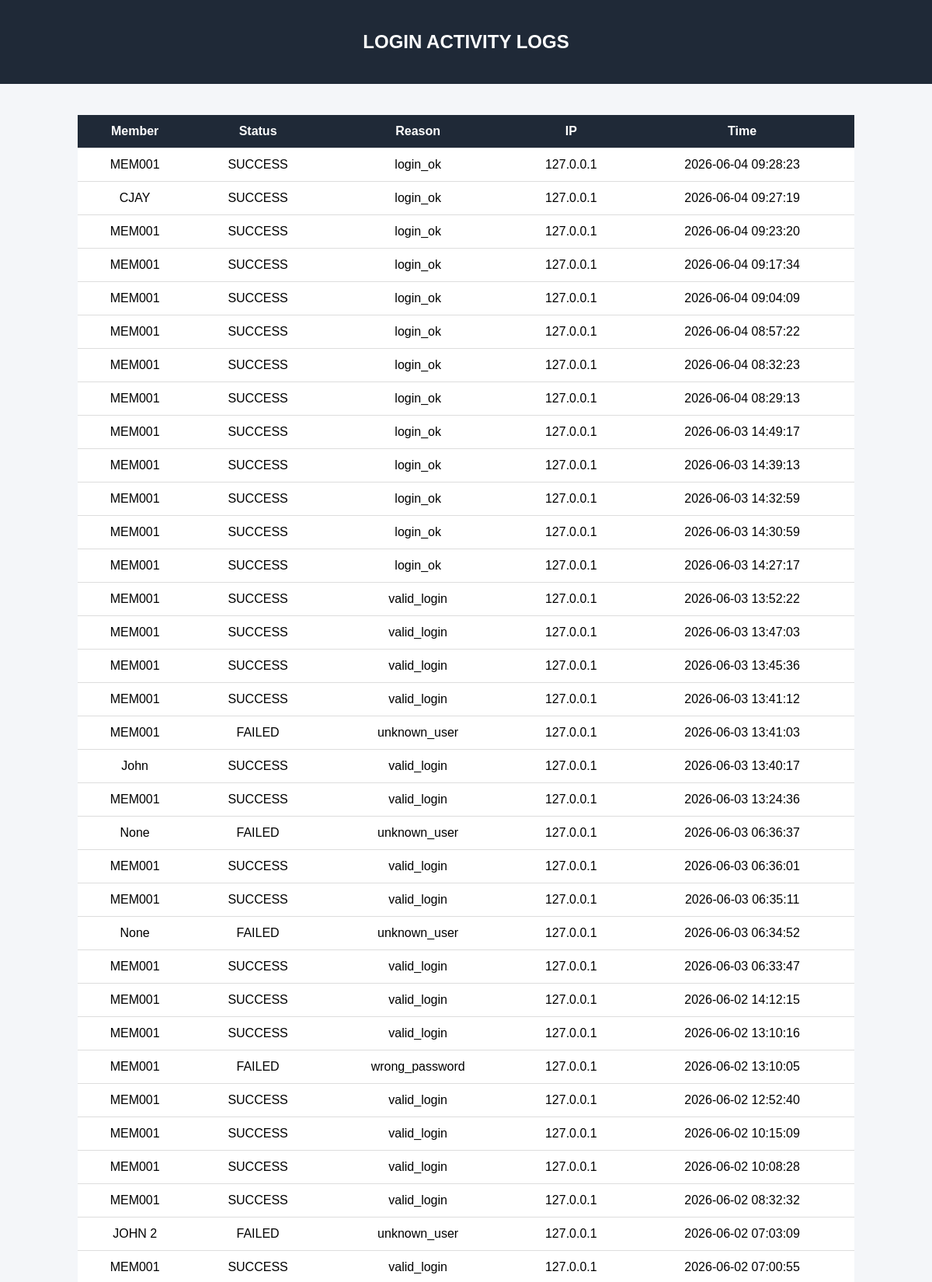
Screenshot of /logs (signed in, upper part) with the database file from the repository.
### tables this page shows
CREATE TABLE login_logs (
    id INTEGER PRIMARY KEY AUTOINCREMENT,
    member_id TEXT,
    status TEXT,
    reason TEXT,
    ip_address TEXT,
    timestamp DATETIME DEFAULT CURRENT_TIMESTAMP
);

### app.py (the view)
@app.route("/logs")
def logs_page():
    if "member_id" not in session:
        return redirect(url_for("login"))
    conn = get_db_connection()
    logs = conn.execute(
        """
        SELECT *
        FROM login_logs
        ORDER BY timestamp DESC
        LIMIT 50
        """
    ).fetchall()
    conn.close()
    return render_template(
        "logs.html",
        logs=logs
    )

### database.py (called while the page is built)
def get_db_connection():
    conn = sqlite3.connect(DB_NAME)
    conn.row_factory = sqlite3.Row
    return conn

### templates/logs.html (shortened to what this page needs)
<!DOCTYPE html>
<html>
<head>
</head>
<body>
<div class="header">
    <h2>LOGIN ACTIVITY LOGS</h2>
</div>
<div class="container">
    <table>
        <tr>
            <th>Member</th>
            <th>Status</th>
            <th>Reason</th>
            <th>IP</th>
            <th>Time</th>
        </tr>
        {% for l in logs %}
        <tr>
            <td>{{ l.member_id }}</td>
            <td>{{ l.status }}</td>
            <td>{{ l.reason }}</td>
            <td>{{ l.ip_address }}</td>
            <td>{{ l.timestamp }}</td>
        </tr>
        {% endfor %}
    </table>
</div>
</body>
</html>

### templates/logs.html (style rules this page uses)
body { font-family: Arial; background: #f4f6f9; margin: 0; }
.header { background: #1f2937; color: white; padding: 20px; text-align: center; }
.container { max-width: 1000px; margin: auto; padding: 20px; }
table { width: 100%; background: white; border-collapse: collapse; margin-top: 20px; }
th, td { padding: 12px; border-bottom: 1px solid #ddd; text-align: center; }
th { background: #1f2937; color: white; }

### rows the page displays
login_logs: member_id "MEM001", status "SUCCESS", reason "login_ok", ip_address "127.0.0.1", timestamp "2026-06-04 09:28:23"
login_logs: member_id "CJAY", status "SUCCESS", reason "login_ok", ip_address "127.0.0.1", timestamp "2026-06-04 09:27:19"
login_logs: member_id "MEM001", status "SUCCESS", reason "login_ok", ip_address "127.0.0.1", timestamp "2026-06-04 09:23:20"
login_logs: member_id "MEM001", status "SUCCESS", reason "login_ok", ip_address "127.0.0.1", timestamp "2026-06-04 09:17:34"
login_logs: member_id "MEM001", status "SUCCESS", reason "login_ok", ip_address "127.0.0.1", timestamp "2026-06-04 09:04:09"
login_logs: member_id "MEM001", status "SUCCESS", reason "login_ok", ip_address "127.0.0.1", timestamp "2026-06-04 08:57:22"
login_logs: member_id "MEM001", status "SUCCESS", reason "login_ok", ip_address "127.0.0.1", timestamp "2026-06-04 08:32:23"
login_logs: member_id "MEM001", status "SUCCESS", reason "login_ok", ip_address "127.0.0.1", timestamp "2026-06-04 08:29:13"
login_logs: member_id "MEM001", status "SUCCESS", reason "login_ok", ip_address "127.0.0.1", timestamp "2026-06-03 14:49:17"
login_logs: member_id "MEM001", status "SUCCESS", reason "login_ok", ip_address "127.0.0.1", timestamp "2026-06-03 14:39:13"
login_logs: member_id "MEM001", status "SUCCESS", reason "login_ok", ip_address "127.0.0.1", timestamp "2026-06-03 14:32:59"
login_logs: member_id "MEM001", status "SUCCESS", reason "login_ok", ip_address "127.0.0.1", timestamp "2026-06-03 14:30:59"
login_logs: member_id "MEM001", status "SUCCESS", reason "login_ok", ip_address "127.0.0.1", timestamp "2026-06-03 14:27:17"
login_logs: member_id "MEM001", status "SUCCESS", reason "valid_login", ip_address "127.0.0.1", timestamp "2026-06-03 13:52:22"
login_logs: member_id "MEM001", status "SUCCESS", reason "valid_login", ip_address "127.0.0.1", timestamp "2026-06-03 13:47:03"
login_logs: member_id "MEM001", status "SUCCESS", reason "valid_login", ip_address "127.0.0.1", timestamp "2026-06-03 13:45:36"
login_logs: member_id "MEM001", status "SUCCESS", reason "valid_login", ip_address "127.0.0.1", timestamp "2026-06-03 13:41:12"
login_logs: member_id "MEM001", status "FAILED", reason "unknown_user", ip_address "127.0.0.1", timestamp "2026-06-03 13:41:03"
login_logs: member_id "John", status "SUCCESS", reason "valid_login", ip_address "127.0.0.1", timestamp "2026-06-03 13:40:17"
login_logs: member_id "MEM001", status "SUCCESS", reason "valid_login", ip_address "127.0.0.1", timestamp "2026-06-03 13:24:36"
login_logs: member_id "None", status "FAILED", reason "unknown_user", ip_address "127.0.0.1", timestamp "2026-06-03 06:36:37"
login_logs: member_id "MEM001", status "SUCCESS", reason "valid_login", ip_address "127.0.0.1", timestamp "2026-06-03 06:36:01"
login_logs: member_id "MEM001", status "SUCCESS", reason "valid_login", ip_address "127.0.0.1", timestamp "2026-06-03 06:35:11"
login_logs: member_id "None", status "FAILED", reason "unknown_user", ip_address "127.0.0.1", timestamp "2026-06-03 06:34:52"
login_logs: member_id "MEM001", status "SUCCESS", reason "valid_login", ip_address "127.0.0.1", timestamp "2026-06-03 06:33:47"
login_logs: member_id "MEM001", status "SUCCESS", reason "valid_login", ip_address "127.0.0.1", timestamp "2026-06-02 14:12:15"
login_logs: member_id "MEM001", status "SUCCESS", reason "valid_login", ip_address "127.0.0.1", timestamp "2026-06-02 13:10:16"
login_logs: member_id "MEM001", status "FAILED", reason "wrong_password", ip_address "127.0.0.1", timestamp "2026-06-02 13:10:05"
login_logs: member_id "MEM001", status "SUCCESS", reason "valid_login", ip_address "127.0.0.1", timestamp "2026-06-02 12:52:40"
login_logs: member_id "MEM001", status "SUCCESS", reason "valid_login", ip_address "127.0.0.1", timestamp "2026-06-02 10:15:09"
login_logs: member_id "MEM001", status "SUCCESS", reason "valid_login", ip_address "127.0.0.1", timestamp "2026-06-02 10:08:28"
login_logs: member_id "MEM001", status "SUCCESS", reason "valid_login", ip_address "127.0.0.1", timestamp "2026-06-02 08:32:32"
login_logs: member_id "JOHN 2", status "FAILED", reason "unknown_user", ip_address "127.0.0.1", timestamp "2026-06-02 07:03:09"
login_logs: member_id "MEM001", status "SUCCESS", reason "valid_login", ip_address "127.0.0.1", timestamp "2026-06-02 07:00:55"
